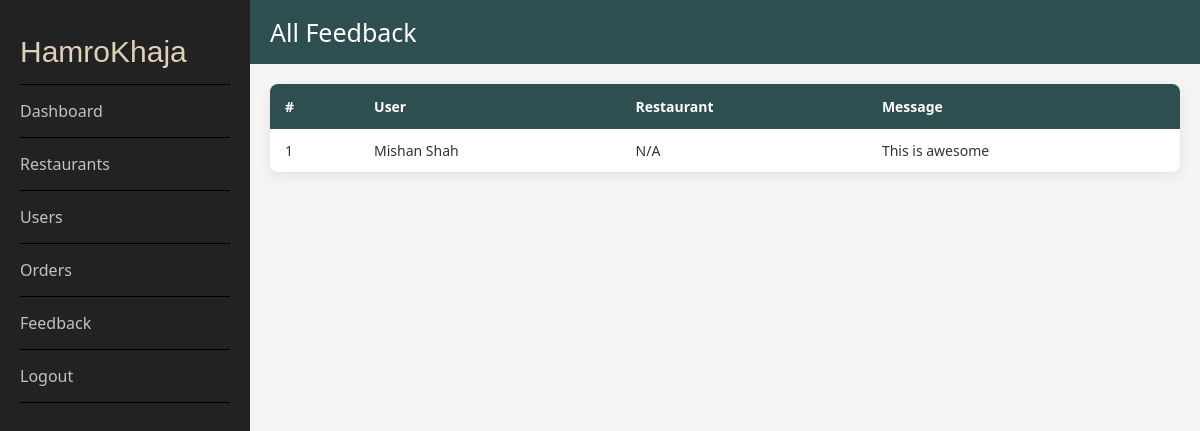
The page /system-admin/feedback.php (signed in) on the database as committed earlier.
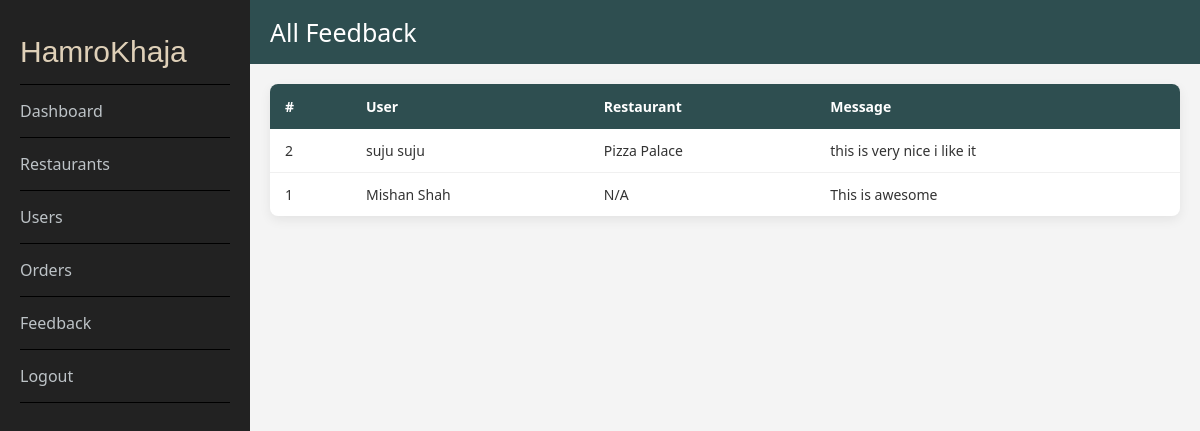
The same page on the database as committed later.
### tables this page shows
CREATE TABLE `contacts` (
  `id` int(11) NOT NULL,
  `user_id` int(11) NOT NULL,
  `message` text NOT NULL,
  `restaurant_id` int(11) NOT NULL DEFAULT 1
);

CREATE TABLE `users` (
  `id` int(11) NOT NULL,
  `name` varchar(100) NOT NULL,
  `email` varchar(100) NOT NULL,
  `password` varchar(255) NOT NULL,
  `contact` varchar(15) NOT NULL
);

CREATE TABLE `restaurants` (
  `id` int(11) NOT NULL,
  `username` varchar(100) NOT NULL,
  `password` varchar(255) NOT NULL,
  `email` varchar(100) DEFAULT NULL,
  `image` varchar(255) DEFAULT NULL,
  `latitude` decimal(10,8) DEFAULT NULL,
  `longitude` decimal(11,8) DEFAULT NULL
);

### system-admin/feedback.php (the view, shortened to what this page needs)
<?php
require_once '../db/connection.php';
$result = $conn->query("
    SELECT c.id, c.message, u.name AS user_name, r.username AS restaurant_name
    FROM contacts c
    LEFT JOIN users u ON c.user_id = u.id
    LEFT JOIN restaurants r ON c.restaurant_id = r.id
    ORDER BY c.id DESC
");
?>
<!DOCTYPE html>
<html lang="en">
<head>
    <link href="/food-ordering/restaurant/styles/style.css" rel="stylesheet">
</head>
<body>
<div class="sidebar">
    <a href="dashboard.php" class="logo">HamroKhaja</a>
    <a href="dashboard.php">Dashboard</a>
    <a href="restaurants.php">Restaurants</a>
    <a href="users.php">Users</a>
    <a href="orders.php">Orders</a>
    <a href="feedback.php">Feedback</a>
    <a href="logout.php">Logout</a>
</div>
<div class="main-content">
    <div class="topbar">All Feedback</div>
    <div class="content">
        <table class="data-table">
            <thead>
                <tr>
                    <th>#</th>
                    <th>User</th>
                    <th>Restaurant</th>
                    <th>Message</th>
                </tr>
            </thead>
            <tbody>
                <?php if ($result->num_rows > 0): ?>
                    <?php while ($row = $result->fetch_assoc()): ?>
                    <tr>
                        <td><?php echo $row['id']; ?></td>
                        <td><?php echo htmlspecialchars($row['user_name'] ?? 'Guest'); ?></td>
                        <td><?php echo htmlspecialchars($row['restaurant_name'] ?? 'N/A'); ?></td>
                        <td><?php echo htmlspecialchars($row['message']); ?></td>
                    </tr>
                    <?php endwhile; ?>
                <?php else: ?>
                    <tr>
                        <td colspan="4" style="text-align:center; color:#999; padding:20px;">No feedback yet.</td>
                    </tr>
                <?php endif; ?>
            </tbody>
        </table>
    </div>
</div>
</body>
</html>

Rows that differ between the two databases and show on the page:
added contacts: id "2", user.name "suju suju", restaurant.username "Pizza Palace", message "this is very nice i like it"
